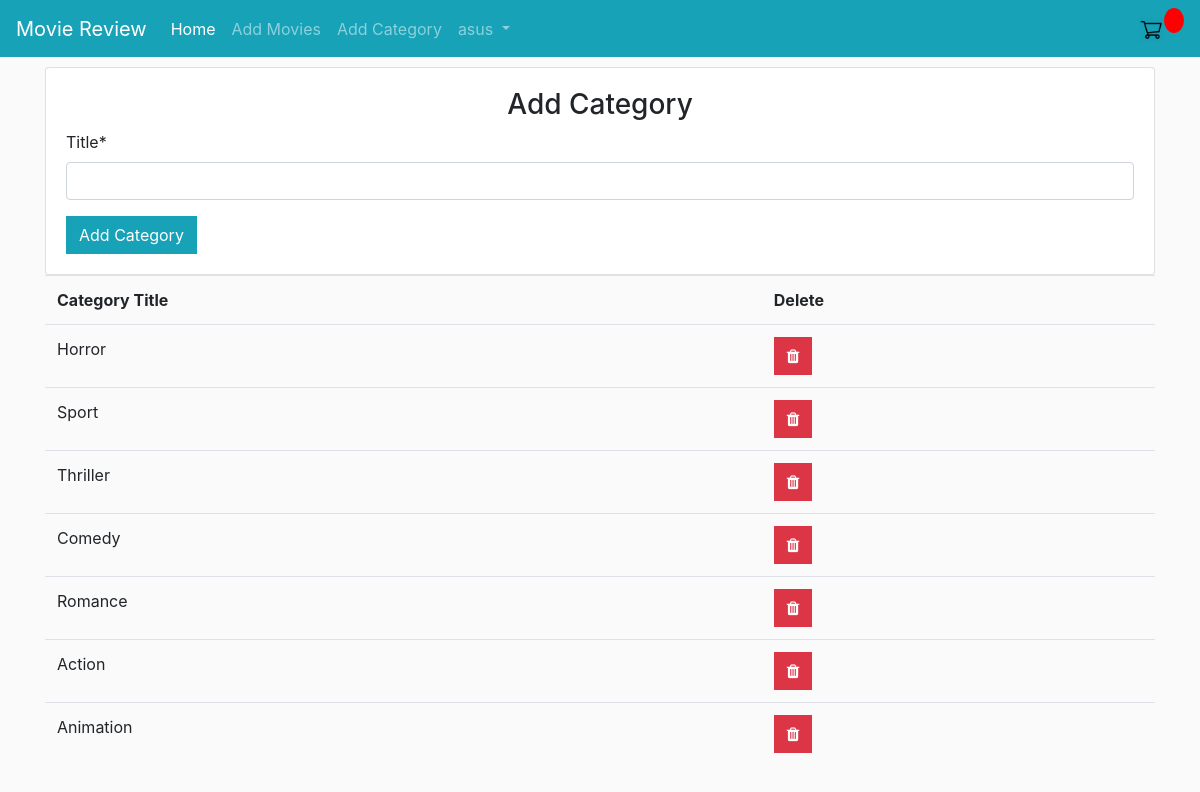
Page /addcategories/ (signed in) on the committed database.
### Main/models.py (models this page shows, shortened)
class Category(models.Model):
	title=models.CharField(max_length=200)

### Main/views.py (the view)
# urls.py: path('addcategories/', views.add_category, name="add_category"),
def add_category(request):
    if request.user.is_authenticated:
        if request.user.is_superuser:
            if request.method == "POST":
                form = CategoryForm(request.POST or None)
                if form.is_valid():
                    data = form.save(commit=False)
                    data.save()
                    messages.success(request,f'Added a new Category Successfully!')
                    return redirect("main:home")
            else:
                form = CategoryForm()
            categories=Category.objects.all()
            return render(request, 'main/addcategory.html',{"form": form,"categories":categories, "controller": "Add Category"})
        else:
            return redirect("main:home")
    return redirect("accounts:login")

### Main/forms.py
class CategoryForm(forms.ModelForm):
    class Meta:
        model = Category
        fields = ('title',)

### Main/templates/Main/addcategory.html (shortened to what this page needs)
{% extends 'main/base.html' %}
{% load crispy_forms_tags %}
{% block content %}
<div class="container">
    <div class="card">
        <div class="card-body">
            <h3 class="text-center">{{ controller }}</h3>
            <form action="" method="POST">
                {{ form | crispy }}
                <input type="submit" value="{{ controller }}" class="btn btn-info">
            </form>
        </div>
    </div>
    <table class="table">
        <tr>
            <th>Category Title</th>
            <th>Delete</th>
        </tr>
        {% for c in categories %}
            <tr>
                <td>{{c.title}}</td>
                <td><a href="{% url 'main:delete_category' c.id %}" class="btn btn-danger"><i class="fa fa-trash" aria-hidden="true"></i></a></td>
            </tr>
        {% endfor %}
    </table>
</div>
{% endblock %}

### Main/templates/Main/base.html (shortened to what this page needs)
<!doctype html>
<html lang="en">
<head>
  <link rel="stylesheet" href="https://pro.fontawesome.com/releases/v5.10.0/css/all.css"
 />
  <link rel="stylesheet" href="https://cdnjs.cloudflare.com/ajax/libs/font-awesome/4.7.0/css/font-awesome.min.css">
  <link rel="stylesheet" href="https://cdn.jsdelivr.net/npm/bootstrap@4.5.3/dist/css/bootstrap.min.css"
>
  {% load static %}
  <link rel="stylesheet" type="text/css" href="{% static 'css/main.css' %}">
</head>
<body>
  <nav class="navbar navbar-expand-lg navbar-dark bg-info text-white">
    <a class="navbar-brand" href="{% url 'main:home' %}">Movie Review</a>
    <div class="collapse navbar-collapse" id="navbarSupportedContent">
      <ul class="navbar-nav mr-auto">
        <li class="nav-item active">
          <a class="nav-link" href="{% url 'main:home' %}">Home <span class="sr-only">(current)</span></a>
        </li>
        <li class="nav-item">
          <a class="nav-link" href="{% url 'main:add_movies' %}">Add Movies</a>
        </li>
        <li class="nav-item">
          <a class="nav-link" href="{% url 'main:add_category' %}">Add Category</a>
        </li>
        {% if user.is_authenticated %}
        <li class="nav-item dropdown">
          <a class="nav-link dropdown-toggle" href="#" id="navbarDropdown" role="button" data-toggle="dropdown"
            aria-haspopup="true" aria-expanded="false">
            {{ user.username }}
          </a>
        </li>
        {% endif %}
      </ul>
      {% if request.user.is_authenticated %}
      <div class="form-inline my-2 my-lg-0">
        <a href="{% url 'main:cart' %}">
          <img id="cart-icon" src="{% static 'images/shopping-cart-512.png' %}">
        </a>
        <p id="cart-total">{{cartItems}}</p>
        {% endif %}
      </div>
  </nav>
  <div class="row">
  </div>
  {% block content %}{% endblock %}
</body>
</html>

### Main/static/css/main.css (style rules this page uses)
body { background-color: hsl(0, 0%, 98%); }
#cart-icon { width:25px; display: inline-block; margin-left: 15px; }
#cart-total { display: block; text-align: center; color:#fff; background-color: red; width: 20px; height: 25px; border-radius: 50%; font-size: 14px; }
.btn { border-radius: 0; }

### rows in the picture
Category: title "Horror"
Category: title "Sport"
Category: title "Thriller"
Category: title "Comedy"
Category: title "Romance"
Category: title "Action"
Category: title "Animation"

### other values in the picture
{{ user.username }} "asus"
{{ controller }} "Add Category"
